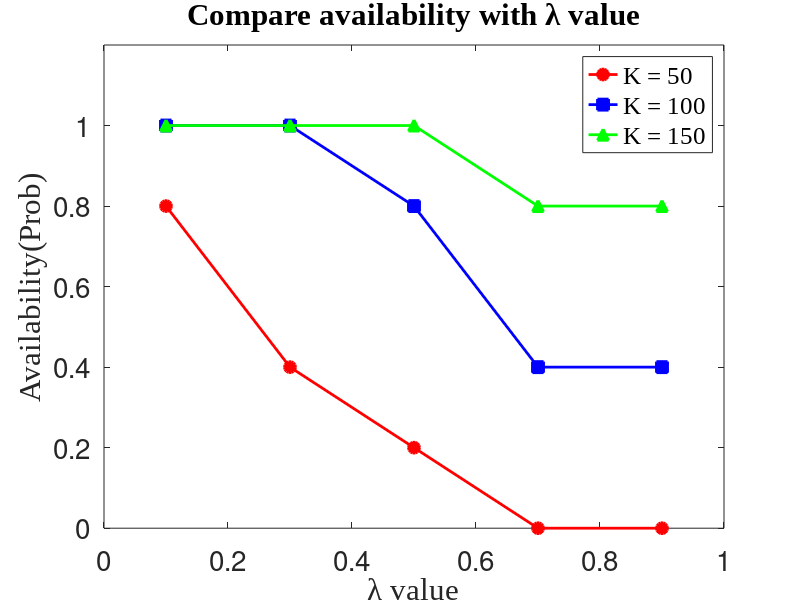

The MATLAB source for this figure:
clc;
clear;

k1 = [0.8,0.4,0.2,0,0];
k2 = [1,1,0.8,0.4,0.4];
k3 = [1,1,1,0.8,0.8]
lambda = [0.1,0.3,0.5,0.7,0.9];
plot(lambda,k1,'r-o','LineWidth',2,'MarkerSize',8,'MarkerFaceColor','r');
hold on
plot(lambda,k2,'b-s','LineWidth',2,'MarkerSize',8,'MarkerFaceColor','b');
hold on
plot(lambda,k3,'g-^','LineWidth',2,'MarkerSize',8,'MarkerFaceColor','g');
title(['\fontname{times new roman}','Compare availability with \lambda value'],'fontsize',100);
xlabel(['\fontname{times new roman}','\lambda value'],'fontsize',15);
ylabel(['\fontname{times new roman}','Availability(Prob)'],'fontsize',15);
h_legend = legend({'K = 50','K = 100','K = 150'});
set(h_legend,'fontname','times new roman','fontsize',15);
set(gca,'fontsize',20);
ylim([0,1.2])